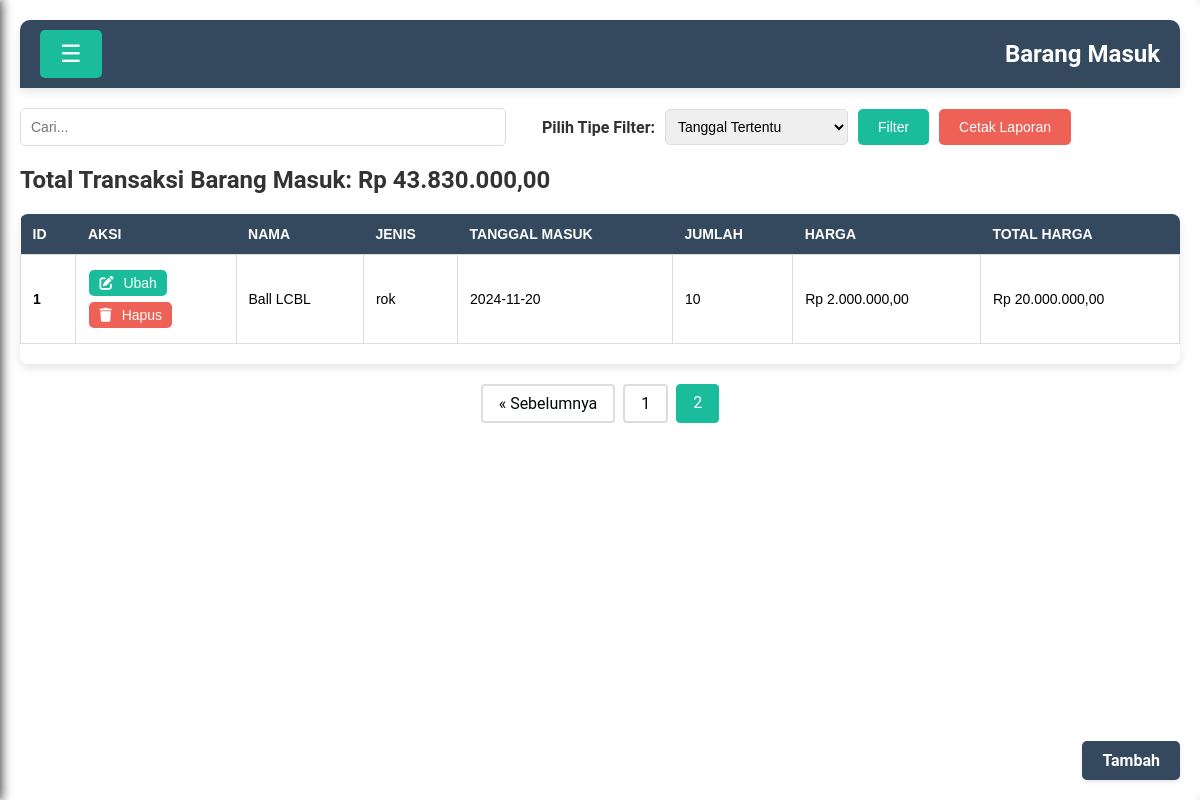
Page /masuk.php?halaman=2 (signed in) on the committed database.
### tables this page shows
CREATE TABLE `masuk` (
  `id` int NOT NULL,
  `Nama` varchar(100) DEFAULT NULL,
  `jenis` varchar(50) DEFAULT NULL,
  `Tanggal_masuk` date DEFAULT NULL,
  `jumlah` int DEFAULT NULL,
  `harga` int DEFAULT NULL
);

### function.php (called while the page is built, shortened)
<?php
$conn = mysqli_connect("localhost", "root", "", "gudang");
function query($query) {
    global $conn;
    $result = mysqli_query($conn, $query);
    $rows = [];
    while ($row = mysqli_fetch_assoc($result)) {
        $rows[] = $row;
    }
    return $rows;
}
?>

### masuk.php (the view, shortened to what this page needs)
<?php
require 'function.php';
$filterTanggal = '';
$jumlahDataPerHalaman = 5;
$queryJumlahData = "SELECT COUNT(*) AS jumlah FROM masuk $filterTanggal";
$resultJumlahData = query($queryJumlahData);
$jumlahData = $resultJumlahData[0]['jumlah'];
$jumlahHalaman = ceil($jumlahData / $jumlahDataPerHalaman);
$halamanAktif = (isset($_GET["halaman"])) ? (int)$_GET["halaman"] : 1;
$awalData = ($jumlahDataPerHalaman * $halamanAktif) - $jumlahDataPerHalaman;
$queryDataMasuk = "SELECT * FROM masuk $filterTanggal ORDER BY Tanggal_masuk DESC LIMIT $awalData, $jumlahDataPerHalaman";
$masuk = query($queryDataMasuk);
$queryTotalTransaksi = "SELECT SUM(harga * jumlah) AS total FROM masuk $filterTanggal";
$resultTotalTransaksi = query($queryTotalTransaksi);
$totalTransaksi = $resultTotalTransaksi[0]['total'] ? $resultTotalTransaksi[0]['total'] : 0;
?>
<!DOCTYPE html>
<html lang="en">
<head>
    <link rel="stylesheet" href="style.css">
    <link rel="stylesheet" href="https://cdnjs.cloudflare.com/ajax/libs/font-awesome/6.0.0-beta3/css/all.min.css">
</head>
<body>
    <div class="content">
        <div class="header">
            <button class="open-btn" onclick="toggleSidebar()">&#9776; </button>
            <h1>Barang Masuk </h1>
        </div>
        <div class="filter-search-container">
            <div class="search-container">
                <input type="text" id="searchInput" onkeyup="searchTable()" placeholder="Cari...">
            </div>
            <div class="filter-container">
                <form id="filterForm" action="" method="post">
                    <label for="filter_type">Pilih Tipe Filter:</label>
                    <select id="filter_type" name="filter_type" onchange="toggleFilterFields()">
                        <option value="tanggal">Tanggal Tertentu</option>
                    </select>
                    <button type="submit" name="filter">Filter</button>
                    <button type="button" onclick="cetakLaporan()">Cetak Laporan</button>
                </form>
            </div>
        </div>
        <div class="total-transaksi">
            <h2>Total Transaksi Barang Masuk: Rp <?= number_format($totalTransaksi, 2, ',', '.'); ?></h2>
        </div>
        <div class="card-body">
            <div class="table-responsive">
                <table class="table table-bordered" id="dataTable" width="100%" cellspacing="0">
                    <thead>
                        <tr>
                            <th>id</th>
                            <th>aksi</th>
                            <th>Nama</th>
                            <th>jenis</th>
                            <th>Tanggal masuk</th>
                            <th>jumlah</th>
                            <th>harga</th>
                            <th>Total Harga</th>
                        </tr>
                    </thead>
                    <tbody>
                        <?php $i = 1; ?>
                        <?php foreach ($masuk as $row) : ?>
                            <tr>
                                <td><?= $i; ?></td>
                                <td>
                                    <form action="ubah_masuk.php" method="get">
                                        <button type="submit" class="icon-link ubah">
                                            <i class="fa-solid fa-pen-to-square"></i> Ubah
                                        </button>
                                    </form>
                                    <form action="hapus_masuk.php" method="get" onsubmit="return confirm('Yakin Ingin Hapus?')">
                                        <button type="submit" class="icon-link hapus">
                                            <i class="fa-solid fa-trash"></i> Hapus
                                        </button>
                                    </form>
                                </td>
                                <td><?= $row["Nama"]; ?></td>
                                <td><?= $row["jenis"]; ?></td>
                                <td><?= $row["Tanggal_masuk"]; ?></td>
                                <td><?= $row["jumlah"]; ?></td>
                                <td><?= 'Rp ' . number_format($row["harga"], 2, ',', '.'); ?></td>
                                <td><?= 'Rp ' . number_format($row["harga"] * $row["jumlah"], 2, ',', '.'); ?></td>
                            </tr>
                            <?php $i++; ?>
                        <?php endforeach; ?>
                    </tbody>
                </table>
            </div>
            <div class="pagination">
                <?php if ($halamanAktif > 1) : ?>
                    <a href="?halaman=<?= $halamanAktif - 1; ?>" class="pagination-link">&laquo; Sebelumnya</a>
                <?php endif; ?>
                <?php for ($halaman = 1; $halaman <= $jumlahHalaman; $halaman++) : ?>
                    <?php if ($halaman == $halamanAktif) : ?>
                        <a href="?halaman=<?= $halaman; ?>" class="pagination-link active"><?= $halaman; ?></a>
                    <?php else : ?>
                        <a href="?halaman=<?= $halaman; ?>" class="pagination-link"><?= $halaman; ?></a>
                    <?php endif; ?>
                <?php endfor; ?>
            </div>
            <div>
                <a href="add_data_masuk.php" class="add-btn">Tambah</a>
            </div>
        </div>
    </div>
</body>
</html>

### style.css (style rules this page uses)
body { font-family: 'Roboto', sans-serif; color: #333; margin: 0; padding: 0; display: flex; height: 100vh; overflow: hidden; background: url('https://img.freepik.com/premium-vector/warehouse-interior-parcel-box-rack-logistic-delivery-cargo-service-concept-rows-shelves_48369-23532.jpg?w=900') no-repeat center center fixed; background-size: cover; background-blend-mode: overlay; }
.content { margin-left: 0; flex-grow: 1; padding: 20px; transition: margin-left 0.3s ease-in-out; background: rgba(255, 255, 255, 0.9); border-radius: 10px; box-shadow: 0 0 20px rgba(0, 0, 0, 0.1); overflow-y: auto; }
.header { display: flex; align-items: center; justify-content: space-between; background-color: #34495e; color: white; padding: 10px 20px; border-radius: 10px 10px 0 0; box-shadow: 0 4px 8px rgba(0, 0, 0, 0.1); }
.header h1 { margin: 0; font-size: 24px; font-weight: 700; text-align: center; }
.open-btn { font-size: 24px; cursor: pointer; background-color: #1abc9c; color: white; border: none; padding: 10px 20px; border-radius: 5px; transition: background-color 0.3s; }
.filter-search-container { display: flex; justify-content: space-between; align-items: center; margin-bottom: 20px; margin-top: 20px; }
.search-container { width: 40%; }
.search-container input[type="text"] { width: 100%; padding: 10px; font-size: 14px; border: 1px solid #ddd; border-radius: 5px; transition: border-color 0.3s, box-shadow 0.3s; }
.filter-container { width: 55%; display: flex; align-items: center; gap: 10px; }
.filter-container form { display: flex; align-items: center; gap: 10px; }
.filter-container label { font-weight: bold; color: #333; }
.filter-container select, .filter-container input[type="date"], .filter-container input[type="month"], .filter-container input[type="number"] { padding: 8px; border: 1px solid #ddd; border-radius: 5px; font-size: 14px; transition: border-color 0.3s, box-shadow 0.3s; }
.filter-container button { padding: 10px 20px; background-color: #1abc9c; color: #fff; border: none; border-radius: 5px; cursor: pointer; font-size: 14px; transition: background-color 0.3s; }
.filter-container button:nth-of-type(2) { background-color: #ed6157; }
.table-responsive { overflow-x: auto; margin: 20px 0; box-shadow: 0 4px 8px rgba(0, 0, 0, 0.1); border-radius: 8px; overflow: hidden; }
table { width: 100%; border-collapse: collapse; margin-bottom: 20px; font-family: 'Arial', sans-serif; font-size: 14px; color: #333; }
thead th { background-color: #34495e; color: white; text-align: left; padding: 12px; font-weight: bold; text-transform: uppercase; }
tbody td { padding: 12px; border: 1px solid #ddd; background-color: white; color: black; transition: background-color 0.3s; }
tbody tr td:first-child { font-weight: bold; }
.pagination { display: flex; justify-content: center; margin: 20px 0; }
.pagination a { color: #030807; float: left; padding: 8px 16px; text-decoration: none; transition: background-color .3s; border: 2px solid #ddd; margin: 0 4px; border-radius: 4px; }
.pagination a.active { background-color: #1abc9c; color: white; border: 1px solid #1abc9c; }
.add-btn { position: fixed; bottom: 20px; right: 20px; padding: 10px 20px; background-color: #34495e; color: white; text-decoration: none; border-radius: 5px; font-weight: bold; box-shadow: 0 2px 4px rgba(0, 0, 0, 0.1); transition: background-color 0.3s, transform 0.3s; }
.icon-link { background-color: #f0f0f0; border: none; color: #333; padding: 5px 10px; text-align: center; text-decoration: none; display: inline-block; font-size: 14px; margin: 3px 1px; cursor: pointer; border-radius: 5px; transition: background-color 0.3s; }
.icon-link i { margin-right: 6px; }
.icon-link.ubah { background-color: #1abc9c; color: white; }
.icon-link.hapus { background-color: #ed6157; color: white; }

### rows in the picture
masuk: Nama "Ball LCBL", jenis "rok", Tanggal_masuk "2024-11-20", jumlah "10", harga "2.000.000,00", $row["harga"] * $row["jumlah"] "20.000.000,00"

### other values in the picture
$totalTransaksi "43.830.000,00"
